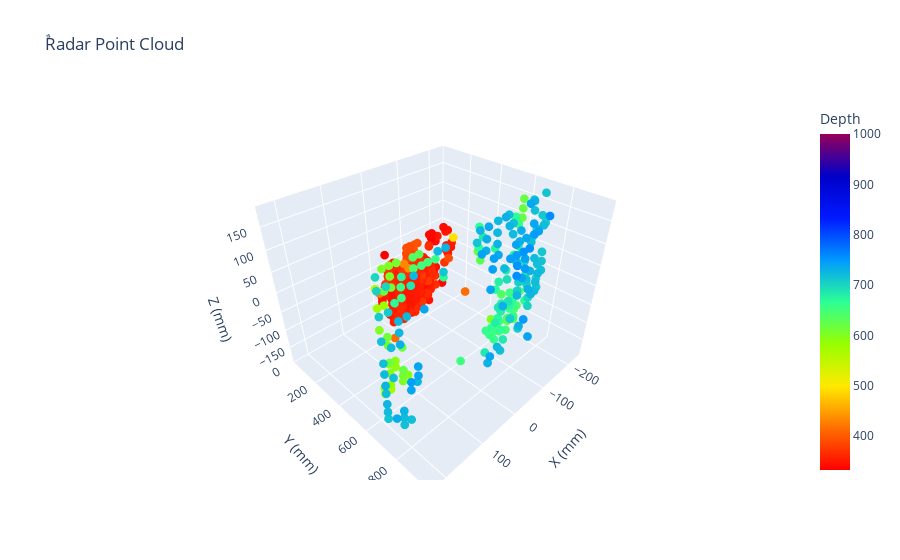

Notebook code cell kept with this figure:
### Code cell
plot_3D_threshold("vas_15_7",1,'y',1000)

### Figure 1 — Plotly figure (JSON) as saved in the notebook; plotly's stock layout.template omitted (floating-point values rounded to 4 significant figures; data arrays with more than 128 entries replaced by an {"elided": "..."} marker saying what was removed)
{"data": [{"hovertemplate": "X (mm)=%{x}<br>Y (mm)=%{y}<br>Z (mm)=%{z}<br>Depth=%{marker.color}<extra></extra>", "legendgroup": "", "marker": {"color": {"elided": "432 float values"}, "coloraxis": "coloraxis", "line": {"width": 0}, "opacity": 1, "size": 3, "symbol": "circle"}, "mode": "markers", "name": "", "scene": "scene", "showlegend": false, "type": "scatter3d", "x": {"elided": "432 float values"}, "y": {"elided": "432 float values"}, "z": {"elided": "432 float values"}}], "layout": {"coloraxis": {"cmax": 1000, "cmin": 332.6, "colorbar": {"title": {"text": "Depth"}}, "colorscale": [[0, "rgb(255,0,0)"], [0.125, "rgb(255,111,0)"], [0.25, "rgb(255,234,0)"], [0.375, "rgb(151,255,0)"], [0.5, "rgb(44,255,150)"], [0.625, "rgb(0,152,255)"], [0.75, "rgb(0,25,255)"], [0.875, "rgb(0,0,200)"], [1, "rgb(150,0,90)"]]}, "legend": {"tracegroupgap": 0}, "scene": {"domain": {"x": [0, 1], "y": [0, 1]}, "xaxis": {"title": {"text": "X (mm)"}}, "yaxis": {"range": [0, 1000], "title": {"text": "Y (mm)"}}, "zaxis": {"title": {"text": "Z (mm)"}}}, "title": {"text": "ٌRadar Point Cloud"}}}
